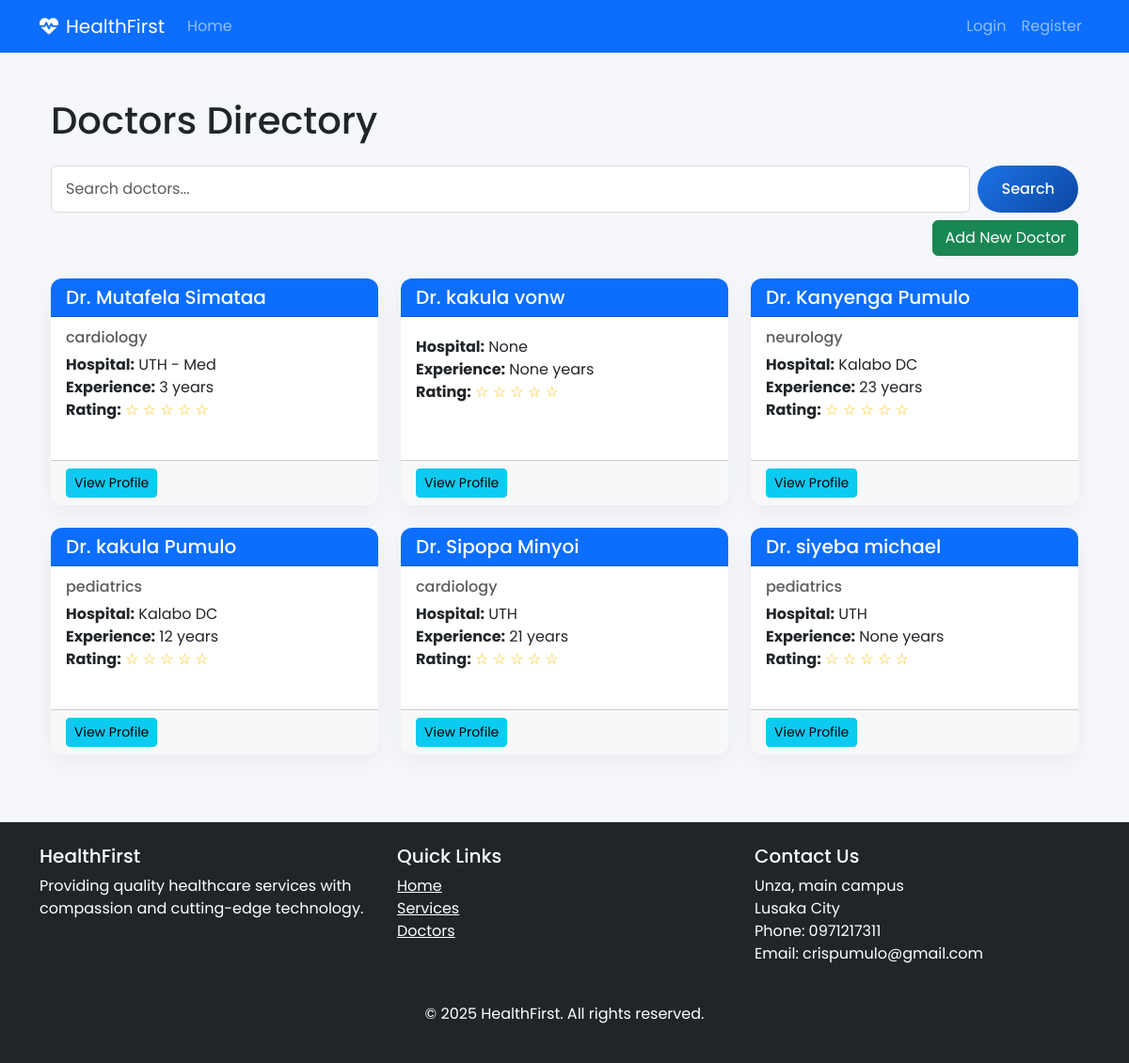
The app's page /doctors/ with its own data.
### doctors/models.py (models this page shows, shortened)
class Doctor(models.Model):
    GENDER_CHOICES = (
        ('M', 'Male'),
        ('F', 'Female'),
        ('O', 'Other'),
    )
    SPECIALIZATION_CHOICES = (
        ('cardiology', 'Cardiology'),
        ('pediatrics', 'Pediatrics'),
        ('orthopedics', 'Orthopedics'),
        ('neurology', 'Neurology'),
        ('gynecology', 'Gynecology'),
    )
    user = models.OneToOneField(User, on_delete=models.CASCADE, related_name='doctor_profile')
    specialization = models.CharField(max_length=50, choices=SPECIALIZATION_CHOICES)
    gender = models.CharField(max_length=1, choices=GENDER_CHOICES)
    date_of_birth = models.DateField(null=True, blank=True)
    license_number = models.CharField(max_length=50, unique=True, null=True, blank=True)
    years_of_experience = models.PositiveIntegerField(null=True, blank=True)
    hospital = models.CharField(max_length=100, null=True, blank=True)
    department = models.CharField(max_length=100, null=True, blank=True)
    bio = models.TextField(blank=True, null=True)
    education = models.TextField(help_text="Degrees and institutions", null=True, blank=True)
    certifications = models.TextField(blank=True, null=True)
    languages_spoken = models.CharField(max_length=200, null=True, blank=True)
    consultation_fee = models.DecimalField(max_digits=10, decimal_places=2, null=True, blank=True)
    average_rating = models.FloatField(
        default=0,
        validators=[MinValueValidator(0), MaxValueValidator(5)],
        null=True, blank=True,
    )
    available_for_telemedicine = models.BooleanField(default=False, null=True, blank=True)
    available_days = models.CharField(max_length=100, help_text="Comma-separated days (e.g., Mon,Tue,Wed)", null=True, blank=True)
    available_hours = models.CharField(max_length=100, help_text="e.g., 9:00 AM - 5:00 PM", null=True, blank=True)
    created_at = models.DateTimeField(default=timezone.now)
    updated_at = models.DateTimeField(auto_now=True)

### accounts/models.py (models this page shows, shortened)
class User(AbstractUser):
    USER_TYPE_CHOICES = (
        ('admin', 'Administrator'),
        ('doctor', 'Doctor'),
        ('staff', 'Staff'),
        ('patient', 'Patient'),
    )
    user_type = models.CharField(max_length=10, choices=USER_TYPE_CHOICES, default='staff')
    profile_picture = models.ImageField(upload_to='profile_pics/', blank=True, null=True)
    phone = models.CharField(max_length=20, blank=True, null=True)
    address = models.TextField(blank=True, null=True)

### doctors/views.py (the view)
# urls.py: path('', views.doctor_list, name='doctor_list'),
def doctor_list(request):
    doctors = Doctor.objects.select_related('user').all()
    return render(request, 'doctors/list.html', {
        'doctors': doctors,
    })

### doctors/templates/doctors/list.html (shortened to what this page needs)
{% extends 'accounts/base.html' %}
{% block content %}
<div class="container">
    <h1 class="my-4">Doctors Directory</h1>
    <div class="row mb-2">
        <div class="col-12">
            <form method="get" class="form-inline d-flex">
                <input type="text" name="q" class="form-control me-2" placeholder="Search doctors..." value="{{ request.GET.q }}">
                <button type="submit" class="btn btn-primary">Search</button>
            </form>
        </div>
    </div>
    <div class="row mb-4">
        <div class="col-12 text-end">
            {% if user_type == 'admin' or 'staff' %}
                <a href="{% url 'doctors:doctor_create' %}" class="btn btn-success">Add New Doctor</a>
            {% endif %}
        </div>
    </div>
    <div class="row">
        {% for doctor in doctors %}
        <div class="col-md-4 mb-4">
            <div class="card h-100">
                <div class="card-header bg-primary text-white">
                    <h5 class="mb-0">Dr. {{ doctor.user.last_name }} {{ doctor.user.first_name }}</h5>
                </div>
                <div class="card-body">
                    <h6 class="card-subtitle mb-2 text-muted">{{ doctor.specialization }}</h6>
                    <p class="card-text">
                        <strong>Hospital:</strong> {{ doctor.hospital }}<br>
                        <strong>Experience:</strong> {{ doctor.years_of_experience }} years<br>
                        <strong>Rating:</strong>
                        <span class="text-warning">
                            {% for i in "12345" %}
                                {% if forloop.counter <= doctor.average_rating %}
                                    ★
                                {% else %}
                                    ☆
                                {% endif %}
                            {% endfor %}
                        </span>
                    </p>
                </div>
                <div class="card-footer">
                    <a href="{% url 'doctors:doctor_detail' doctor.user_id %}" class="btn btn-sm btn-info">View Profile</a>
                </div>
            </div>
        </div>
        {% empty %}
        <div class="col-12">
            <div class="alert alert-info">No doctors found.</div>
        </div>
        {% endfor %}
    </div>
</div>
{% endblock %}

### accounts/static/css/style.css (style rules this page uses)
:root { --primary: #1a73e8; --primary-dark: #0d47a1; --secondary: #00c853; --light: #f8f9fa; --dark: #212529; --gray: #6c757d; --light-gray: #e9ecef; --danger: #ff5252; --warning: #ffc107; }
body { font-family: 'Poppins', sans-serif; background-color: #f5f7fb; color: var(--dark); }
.card { border-radius: 15px; overflow: hidden; box-shadow: 0 5px 15px rgba(0,0,0,0.05); transition: all 0.3s ease; margin-bottom: 25px; }
.form-control, .form-select { border: 2px solid var(--light-gray); border-radius: 10px; padding: 12px 15px; transition: all 0.3s ease; }
.btn-primary { background: linear-gradient(135deg, var(--primary), var(--primary-dark)); border: none; padding: 10px 25px; border-radius: 30px; font-weight: 500; transition: all 0.3s ease; }
.card { border: none; border-radius: 0.75rem; box-shadow: 0 0.5rem 1.5rem rgba(0, 0, 0, 0.05); transition: all 0.3s ease; }
.form-control { padding: 12px 15px; border: 1px solid #ddd; border-radius: 6px; font-size: 16px; transition: border-color 0.3s; }

### records on screen
Doctor: user.last_name "Mutafela", user.first_name "Simataa", specialization "cardiology", hospital "UTH - Med", years_of_experience "3", average_rating 0 (drawn)
Doctor: user.last_name "kakula", user.first_name "vonw", hospital "None", years_of_experience "None", average_rating 0 (drawn)
Doctor: user.last_name "Kanyenga", user.first_name "Pumulo", specialization "neurology", hospital "Kalabo DC", years_of_experience "23", average_rating 0 (drawn)
Doctor: user.last_name "kakula", user.first_name "Pumulo", specialization "pediatrics", hospital "Kalabo DC", years_of_experience "12", average_rating 0 (drawn)
Doctor: user.last_name "Sipopa", user.first_name "Minyoi", specialization "cardiology", hospital "UTH", years_of_experience "21", average_rating 0 (drawn)
Doctor: user.last_name "siyeba", user.first_name "michael", specialization "pediatrics", hospital "UTH", years_of_experience "None", average_rating 0 (drawn)
